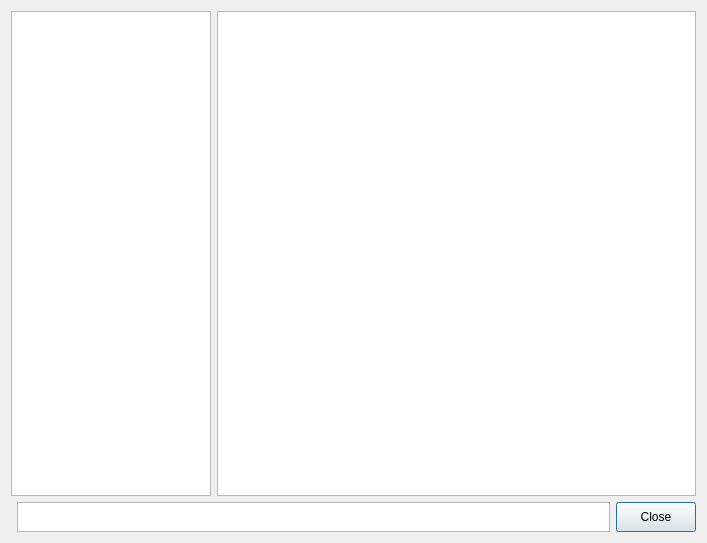
<?xml version="1.0" encoding="UTF-8"?>
<ui version="4.0">
 <class>TopicHistory</class>
 <widget class="QDialog" name="TopicHistory">
  <property name="geometry">
   <rect>
    <x>0</x>
    <y>0</y>
    <width>707</width>
    <height>543</height>
   </rect>
  </property>
  <property name="windowTitle">
   <string>Dialog</string>
  </property>
  <layout class="QGridLayout" name="gridLayout_3">
   <item row="2" column="1">
    <widget class="QTextBrowser" name="path">
     <property name="maximumSize">
      <size>
       <width>16777215</width>
       <height>30</height>
      </size>
     </property>
    </widget>
   </item>
   <item row="0" column="0" colspan="3">
    <layout class="QGridLayout" name="gridLayout_2">
     <item row="0" column="1">
      <widget class="QTextBrowser" name="topicTextView"/>
     </item>
     <item row="0" column="0">
      <widget class="QListView" name="versions">
       <property name="maximumSize">
        <size>
         <width>200</width>
         <height>16777215</height>
        </size>
       </property>
       <property name="editTriggers">
        <set>QAbstractItemView::NoEditTriggers</set>
       </property>
      </widget>
     </item>
    </layout>
   </item>
   <item row="2" column="2">
    <widget class="QPushButton" name="close">
     <property name="maximumSize">
      <size>
       <width>200</width>
       <height>30</height>
      </size>
     </property>
     <property name="styleSheet">
      <string notr="true">QPushButton:pressed{
	background-color: #00FF00;
}</string>
     </property>
     <property name="text">
      <string>Close</string>
     </property>
    </widget>
   </item>
  </layout>
 </widget>
 <resources/>
 <connections/>
</ui>
